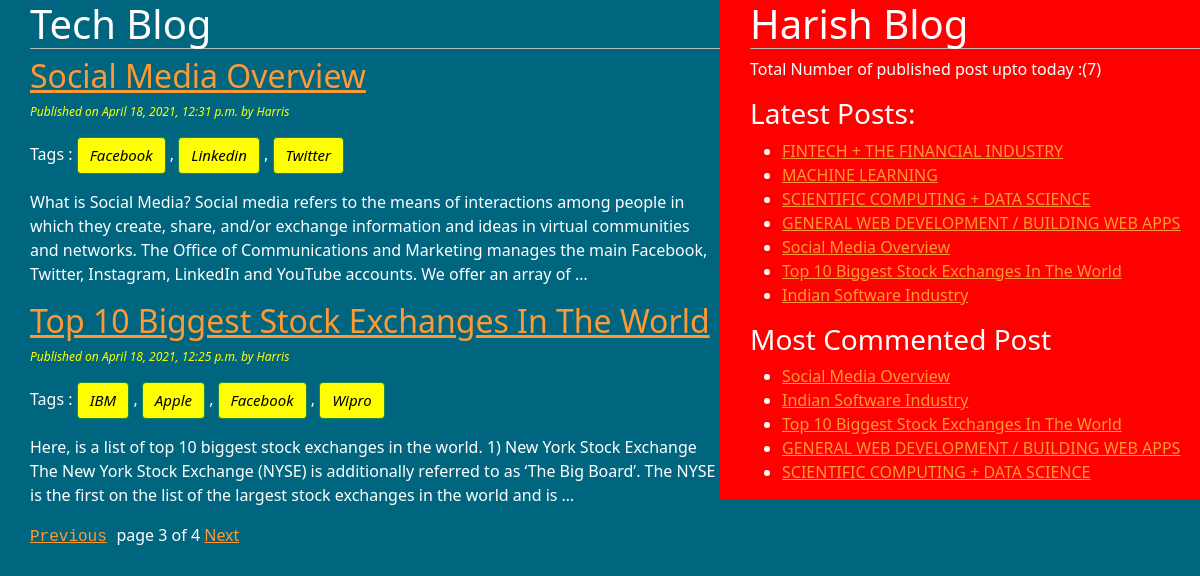
/?page=3, run on the app's committed database.
### blogapp/models.py (models this page shows, shortened)
class Post(models.Model):
    STATUS_CHOICES = (('draft','Draft'),('published','Published'))
    title = models.CharField(max_length = 250)
    slug = models.SlugField(max_length = 250,unique_for_date = 'publish')
    author = models.ForeignKey(User,related_name ='blog_posts',on_delete =models.CASCADE)
    body = models.TextField()
    publish = models.DateTimeField(default = timezone.now)
    created = models.DateTimeField(auto_now_add = True)
    updated = models.DateTimeField(auto_now = True)
    status = models.CharField(max_length = 10,choices = STATUS_CHOICES,default='draft')
    objects = CustomManager()
    tags = TaggableManager()
    class Meta:
        ordering = ('-publish',)
    def get_absolute_url(self):
        return reverse('post_detail',args=[self.publish.strftime('%d'),self.publish.strftime('%m'),self.publish.year,self.slug])

### blogapp/views.py (the view)
# urls.py: path('',views.post_view),
def post_view(request,tag_slag = None):
    post_list = Post.objects.all()
    tag = None
    if tag_slag:
        tag = get_object_or_404(Tag,slug=tag_slag)
        post_list = post_list.filter(tags__in=[tag])
    paginator =Paginator(post_list,2)
    page_number = request.GET.get('page')
    try:
        post_list = paginator.page(page_number)
    except PageNotAnInteger:
        post_list = paginator.page(1)
    except EmptyPage:
        post_list = paginator.page(paginator.num_pages)
    return render (request,'testapp/post_list.html',{'post_list':post_list,'tag':tag})

### blogapp/models.py (called while the page is built)
    def get_queryset(self):
        return super().get_queryset().filter(status='published')

### blogapp/templatetags/blog_tags.py (called while the page is built)
@register.simple_tag(name= 'my_tag')
def total_posts():
    return Post.objects.count()

@register.inclusion_tag('testapp/latest_post123.html')
def show_latest_post(count=3): #default count value is 3
    latest_post = Post.objects.order_by('-publish')[:count]
    return {'latest_post':latest_post}

@register.simple_tag
def get_most_commented_posts(count=5):
    return Post.objects.annotate(total_comments=Count('comments')).order_by('-total_comments')[:count]

### templates/testapp/post_list.html (shortened to what this page needs)
<!DOCTYPE html>
{%extends 'testapp/base.html'%}
  {%block content%}
    <h1>Tech Blog</h1>
    {%for post in post_list%}
    <a href="{{post.get_absolute_url}}"> <h2>{{post.title}}</h2></a>
    <p id = 'date'> Published on {{post.publish}} by {{post.author|title}}</p>
    <p>Tags :
       {% for tag in post.tags.all %}
       <a href="{%url 'post_list_by_tag_name' tag.slug%}" class="btn btn-success" >{{tag.name}}</a>
       {%if not forloop.last%},{%endif%}
        {%endfor%}</p>
    {{post.body|truncatewords:50 | linebreaks}}
    {%endfor%}
     {%include 'testapp/pagination.html' with page=post_list%}
    {%endblock%}

### templates/testapp/base.html (shortened to what this page needs)
<!DOCTYPE html>
{%load blog_tags%}
{%load static%}
<html lang="en" dir="ltr">
  <head>
    <link href="https://cdn.jsdelivr.net/npm/bootstrap@5.0.0-beta3/dist/css/bootstrap.min.css" rel="stylesheet"
>
    <link rel="stylesheet" href="{% static "css/blog1.css" %}">
  </head>
  <body>
    <div class="content">
      {%block content%}{%endblock%}
   </div>
    <div class="sidebar">
        <h1>Harish Blog</h1>
        <p>Total Number of published post upto today :({%my_tag%})</p>
        <h3>Latest Posts:</h3>{%show_latest_post 100%}
        <h3>Most Commented Post</h3>
        {% get_most_commented_posts as most_commented_posts%}
        <ul>
          {%for post in most_commented_posts%}
          <li><a href="{{post.get_absolute_url}}"> {{post.title}}</a></li>
          {%endfor%}
        </ul>
      </div>
  </body>
</html>

### templates/testapp/latest_post123.html
<ul>
  {%for post in latest_post%}
  <li><a href="{{post.get_absolute_url}}"> {{post.title}}</a></li>
  {%endfor%}
</ul>

### static/css/blog1.css (style rules this page uses)
.content { float:left; width:60%; padding:0 0 0 30px; background: #006680; height: 100%; }
.sidebar { float:right; width:40%; padding:0 0 0 30px; background: #ff0000; height: 100%; }
h1 { border-bottom: 1px solid #bbb; padding-bottom: : 20px; }
h2 { color: #ff9933; }
#date { color:yellow; font-size:12px; font-style: italic; }
body { background: #006680; color:white; }
a { color:#ff9933; }
.btn { font-style: italic; background-color: yellow; color: black; text-align: center; font-size: 15px; }

### data on the page
Post: title "Social Media Overview", publish "April 18, 2021, 12:31 p.m.", author "Harris", body "What is Social Media? Social media refers to the means of interactions among people in which they create, share, and/or exchange information and ideas in virtual communities and networks. The Office of Communications and Marketing manages the main Facebook, Twitter, Instagram, LinkedIn and YouTube accounts. We offer an array of …"
Tag: name "Facebook"
Tag: name "Linkedin"
Tag: name "Twitter"
Post: title "Top 10 Biggest Stock Exchanges In The World", publish "April 18, 2021, 12:25 p.m.", author "Harris", body "Here, is a list of top 10 biggest stock exchanges in the world. 1) New York Stock Exchange The New York Stock Exchange (NYSE) is additionally referred to as ‘The Big Board’. The NYSE is the first on the list of the largest stock exchanges in the world and is …"
Tag: name "IBM"
Tag: name "Apple"
Tag: name "Wipro"
Post: title "FINTECH + THE FINANCIAL INDUSTRY"
Post: title "MACHINE LEARNING"
Post: title "SCIENTIFIC COMPUTING + DATA SCIENCE"
Post: title "GENERAL WEB DEVELOPMENT / BUILDING WEB APPS"
Post: title "Indian Software Industry"

### other printed values
{{ page.number }} "3"
{{ page.paginator.num_pages }} "4"
